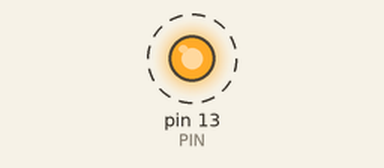
Simulated run of this sketch. Board: Arduino Uno, built with avr-gcc and run on an emulated ATmega328P. Shown: output pins drawn as LEDs (lit = HIGH). Dashed ring = blinking. What the sketch prints to the serial monitor is not drawn.

Above: at 0.3 s.
Timing chart, 0 to 3.0 s (numbered marks = the images above):
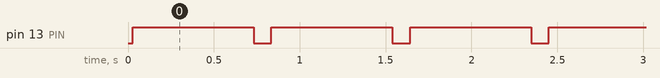

Measured:
- by itself, pin 13 (PIN): alternates HIGH for 0.71 s and LOW for 0.10 s, 12 changes in all, then stays LOW

The sketch:

source.ino
```cpp
#include <ArduinoJson.h>
#define USI unsigned short int
#define USIC USI const

USIC PIN = 13;
USIC SHORT = 700;
USIC LONG = 2000;
USIC BREAK = 100;
const char inputText[] = "bashar";
StaticJsonDocument<1047> doc;
USI runing = 1;

void setup() {

  pinMode(PIN, OUTPUT);
  Serial.begin(9600);
  while (!Serial) continue;

  const char json[] = "{\"0\":\"----\",\"1\":\".----\",\"2\":\"..---\",\"3\":\"...--\",\"4\":\"....-\",\"5\":\".....\",\"6\":\"-....\",\"7\":\"--...\",\"8\":\"---..\",\"9\":\"----.\",\"a\":\".-\",\"b\":\"-...\",\"c\":\"-.-.\",\"d\":\"-..\",\"e\":\".\",\"f\":\"..-.\",\"g\":\"--.\",\"h\":\"....\",\"i\":\"..\",\"j\":\".---\",\"k\":\"-.-\",\"l\":\".-..\",\"m\":\"--\",\"n\":\"-.\",\"o\":\"---\",\"p\":\".--.\",\"q\":\"--.-\",\"r\":\".-.\",\"s\":\"...\",\"t\":\"-\",\"u\":\"..-\",\"v\":\"...-\",\"w\":\".--\",\"x\":\"-..-\",\"y\":\"-.--\",\"z\":\"--..\",\".\":\".-.-.-\",\",\":\"--..--\",\"?\":\"..--..\",\"!\":\"-.-.--\",\"-\":\"-....-\",\"/\":\"-..-.\",\"@\":\".--.-.\",\"(\":\"-.--.\",\")\":\"-.--.-\"}";
  DeserializationError error = deserializeJson(doc, json);

  if (error) {
    Serial.print(F("deserializeJson() failed: "));
    Serial.println(error.f_str());
    return;
  }
}

void loop() {

  if (runing) {
    Serial.println("Start:");
    USIC inputLen = strlen(inputText);
    for (USI inputIndex = 0; inputIndex < inputLen; inputIndex++) {

      const char currentChar = inputText[inputIndex];
      const char* morse_code = doc[&currentChar];

      Serial.print("char is:");
      Serial.println(currentChar);

      USIC morseLen = strlen(morse_code);
      Serial.println("------------------------");
      Serial.println(morseLen);
      Serial.println("^^^^^^^^^^^^^^^^^^^^^^^^^");

      for (USI morseIndex = 0; morseIndex < morseLen; morseIndex++) {

        int morse_part = morse_code[morseIndex];

        digitalWrite(PIN, HIGH);
        if (morse_part == 45) {  // dashe case
          Serial.println("Dashe");
          delay(LONG);
        }

        else {  // dot case
          Serial.println("Dot");
          delay(SHORT);
        }

        digitalWrite(PIN, LOW);
        delay(BREAK);
      }
    }
    digitalWrite(PIN, LOW);
    runing = 0;
  }
}
```
